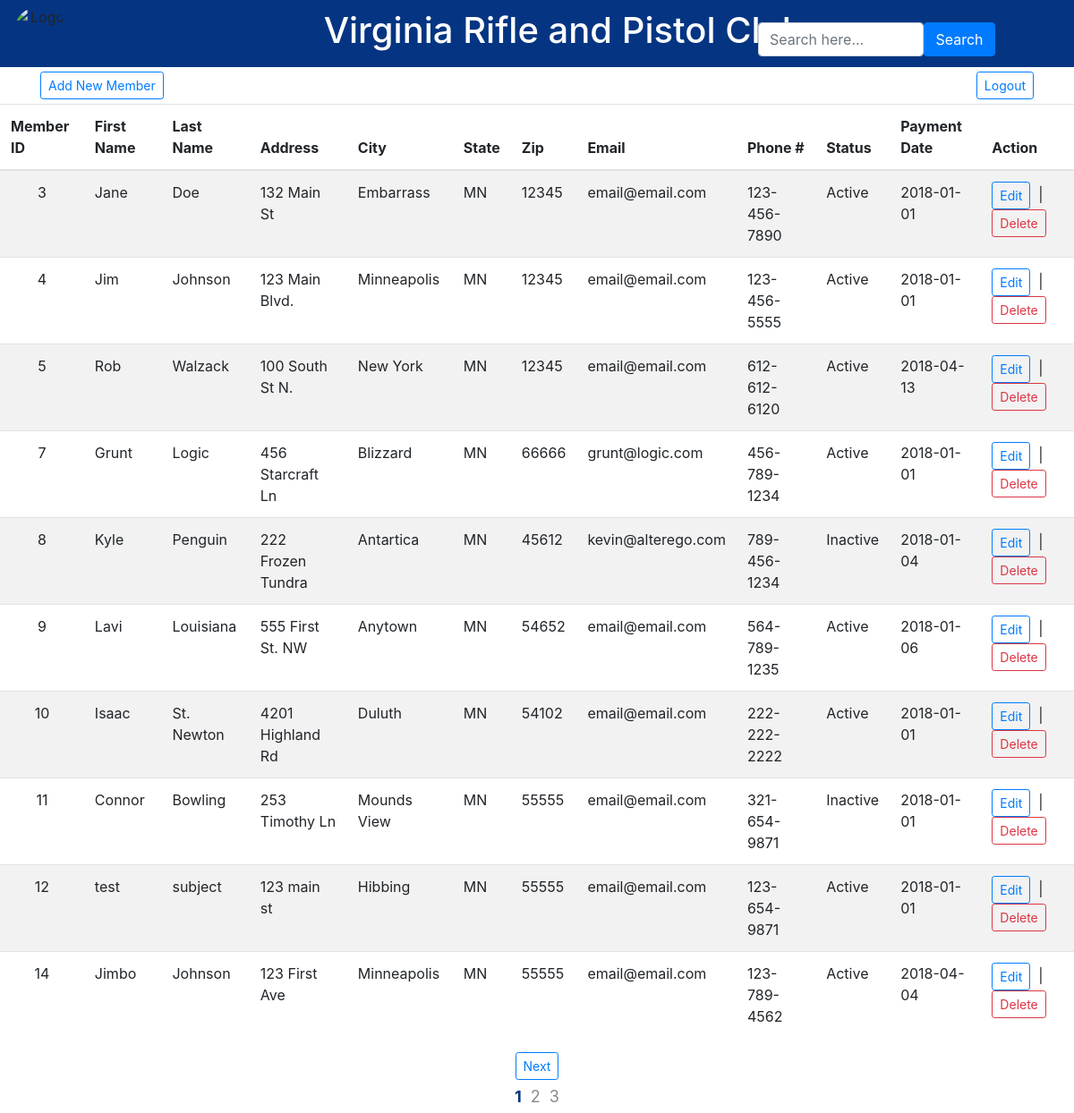
The page /adminhome.php?page=1 (signed in) on the database its author committed.
### tables this page shows
CREATE TABLE `members` (
  `id` int(20) NOT NULL,
  `fname` varchar(15) NOT NULL,
  `lname` varchar(15) NOT NULL,
  `address` text NOT NULL,
  `city` varchar(15) NOT NULL,
  `state` varchar(2) NOT NULL,
  `zip` char(5) NOT NULL,
  `email` varchar(50) NOT NULL,
  `phone` text NOT NULL,
  `status` varchar(8) NOT NULL,
  `payment` date NOT NULL,
  `nra` varchar(256) NOT NULL
);

### adminhome.php (the view, shortened to what this page needs)
<?php
include('connect.php');
?>
<!doctype html>
<html>
<head>
  <link rel="stylesheet" href="https://maxcdn.bootstrapcdn.com/bootstrap/4.0.0/css/bootstrap.min.css">
  <link rel="stylesheet" type="text/css" href="stylesheet.css">
</head>
<body>
	<div class="container-fluid" id="headerdiv">
		<div align="center" id="logodiv">
			<img id="icon" src="images/logoblk.png"/ alt="Logo">
			<h1 id="header">Virginia Rifle and Pistol Club</h1>
	    </div>
	</div>
  <form method="post" action="search.php" id="search" class="form-inline">
		&nbsp;&nbsp;&nbsp;&nbsp;<input class="form-control col-sm-6 " type="text" name="srch_query" placeholder="Search here..." required>
		<input class="btn btn-primary" type="submit" name="search" value="Search">
	</form>
<div class="container" id="topbuttondiv">
	<button class="btn btn-outline-primary btn-sm" onclick="window.location.href='add.php'">Add New Member</button>
	<button class="btn btn-outline-primary btn-sm float-right" onclick="window.location.href='logout.php'">Logout</button>
</div>
<div class="table-responsive" id="displaytable">
	<table class="table table-hover table-striped">
		<thead>
			<tr>
				<th>Member ID</th>
				<th>First Name</th>
				<th>Last Name</th>
				<th>Address</th>
				<th>City</th>
				<th>State</th>
				<th>Zip</th>
				<th>Email</th>
				<th>Phone #</th>
				<th>Status</th>
				<th>Payment Date</th>
				<th>Action</th>
			</tr>
		</thead>
		<tbody>
			<?php
				$start = 0;
				$limit = 10;
				if(isset($_GET['page']))
				{
					$current_page = $_GET['page'];
					$start = ($current_page-1) *$limit;
				}
				$getData = $db->prepare('SELECT id, fname, lname, address, city, state, zip, email, phone, status, payment FROM members LIMIT :start, :limit');
				$getData->bindParam(':start', $start, PDO::PARAM_INT);
				$getData->bindParam(':limit', $limit, PDO::PARAM_INT);
				$getData->execute();
				while($dispData = $getData->fetch(PDO::FETCH_ASSOC)){
					?>
					<tr class="record">
						<td align="center"><?php echo $dispData['id']; ?></td>
						<td><?php echo $dispData['fname']; ?></td>
						<td><?php echo $dispData['lname']; ?></td>
						<td><?php echo $dispData['address']; ?></td>
						<td><?php echo $dispData['city']; ?></td>
						<td><?php echo $dispData['state']; ?></td>
						<td><?php echo $dispData['zip']; ?></td>
						<td><?php echo $dispData['email']; ?></td>
						<td><?php echo $dispData['phone']; ?></td>
						<td><?php echo $dispData['status']; ?></td>
						<td><?php echo $dispData['payment'];?></td>
						<td><a class="btn btn-outline-primary btn-sm" href="editform.php?id=<?php echo $dispData['id']; ?>">Edit</a>&nbsp; | &nbsp;<a class="btn btn-outline-danger btn-sm" href="delete.php?id=<?php echo $dispData['id']; ?>" onclick="return confirm('Are you sure you want to delete this member?')">Delete</a></td>
					</tr>
			<?php	}
			?>
		</tbody>
	</table>
</div>
<div align="center">
	<?php
	$data=$db->prepare('SELECT * FROM members');
	$data->execute();
	$totalRecd = $data->rowCount();
	$num_of_pages = ceil($totalRecd/$limit);
		?>
	<?php
	if($current_page < $num_of_pages)
	{ ?>
	<button class="btn btn-outline-primary btn-sm" onclick="window.location.href='?page=<?php echo ($current_page + 1); ?>'">Next</button>
	<?php
	}
	echo "<ul class='page'>";
	for($i=1; $i <= $num_of_pages; $i++)
	{
		if($i ==$current_page)
		{
			echo "<li class='current'>" .$i."</li>";
		}
		else
		{
			echo "<li><a href='?page=".$i."'>".$i."</a></li>";
		}
	}
	echo "</ul>";
	?>
</div>
</body>
</html>

### stylesheet.css (style rules this page uses)
#headerdiv { background-color: #053582; height: 75px; }
#header { color: white; padding-top: 10px; }
#icon { border-radius: 50%; margin-top: 7px; height: 60px; width: 60px; float: left; }
#logodiv { width: 100%; }
#search { margin-top: -50px; float: right; }
#topbuttondiv { margin-top: 5px; }
#displaytable { margin-top: 5px; }
.page { margin: 0; padding: 0; font-size: 18px; }
.page li { list-style: none; display:inline-block; }
.page li a, .current { display: block; padding: 5px; text-decoration: none; color: #8A8A8A; }
.current { font-weight:bold; color: #053582; }

### rows shown on the page
members: id "3", fname "Jane", lname "Doe", address "132 Main St", city "Embarrass", state "MN", zip "12345", email "email@email.com", phone "123-456-7890", status "Active", payment "2018-01-01"
members: id "4", fname "Jim", lname "Johnson", address "123 Main Blvd.", city "Minneapolis", state "MN", zip "12345", email "email@email.com", phone "123-456-5555", status "Active", payment "2018-01-01"
members: id "5", fname "Rob", lname "Walzack", address "100 South St N.", city "New York", state "MN", zip "12345", email "email@email.com", phone "612-612-6120", status "Active", payment "2018-04-13"
members: id "7", fname "Grunt", lname "Logic", address "456 Starcraft Ln", city "Blizzard", state "MN", zip "66666", email "grunt@logic.com", phone "456-789-1234", status "Active", payment "2018-01-01"
members: id "8", fname "Kyle", lname "Penguin", address "222 Frozen Tundra", city "Antartica", state "MN", zip "45612", email "kevin@alterego.com", phone "789-456-1234", status "Inactive", payment "2018-01-04"
members: id "9", fname "Lavi", lname "Louisiana", address "555 First St. NW", city "Anytown", state "MN", zip "54652", email "email@email.com", phone "564-789-1235", status "Active", payment "2018-01-06"
members: id "10", fname "Isaac", lname "St. Newton", address "4201 Highland Rd", city "Duluth", state "MN", zip "54102", email "email@email.com", phone "222-222-2222", status "Active", payment "2018-01-01"
members: id "11", fname "Connor", lname "Bowling", address "253 Timothy Ln", city "Mounds View", state "MN", zip "55555", email "email@email.com", phone "321-654-9871", status "Inactive", payment "2018-01-01"
members: id "12", fname "test", lname "subject", address "123 main st", city "Hibbing", state "MN", zip "55555", email "email@email.com", phone "123-654-9871", status "Active", payment "2018-01-01"
members: id "14", fname "Jimbo", lname "Johnson", address "123 First Ave", city "Minneapolis", state "MN", zip "55555", email "email@email.com", phone "123-789-4562", status "Active", payment "2018-04-04"
